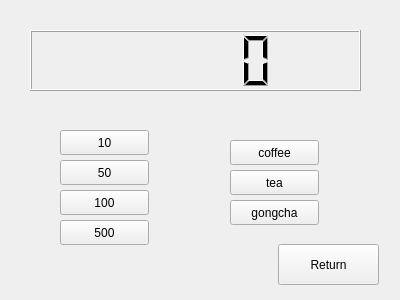
<?xml version="1.0" encoding="UTF-8"?>
<ui version="4.0">
 <class>Widget</class>
 <widget class="QWidget" name="Widget">
  <property name="geometry">
   <rect>
    <x>0</x>
    <y>0</y>
    <width>400</width>
    <height>300</height>
   </rect>
  </property>
  <property name="windowTitle">
   <string>Widget</string>
  </property>
  <widget class="QLCDNumber" name="lcdNumber">
   <property name="geometry">
    <rect>
     <x>30</x>
     <y>30</y>
     <width>331</width>
     <height>61</height>
    </rect>
   </property>
  </widget>
  <widget class="QPushButton" name="pb10">
   <property name="geometry">
    <rect>
     <x>60</x>
     <y>130</y>
     <width>89</width>
     <height>25</height>
    </rect>
   </property>
   <property name="text">
    <string>10</string>
   </property>
  </widget>
  <widget class="QPushButton" name="pb50">
   <property name="geometry">
    <rect>
     <x>60</x>
     <y>160</y>
     <width>89</width>
     <height>25</height>
    </rect>
   </property>
   <property name="text">
    <string>50</string>
   </property>
  </widget>
  <widget class="QPushButton" name="pb100">
   <property name="geometry">
    <rect>
     <x>60</x>
     <y>190</y>
     <width>89</width>
     <height>25</height>
    </rect>
   </property>
   <property name="text">
    <string>100</string>
   </property>
  </widget>
  <widget class="QPushButton" name="pb500">
   <property name="geometry">
    <rect>
     <x>60</x>
     <y>220</y>
     <width>89</width>
     <height>25</height>
    </rect>
   </property>
   <property name="text">
    <string>500</string>
   </property>
  </widget>
  <widget class="QPushButton" name="pbcoffee">
   <property name="geometry">
    <rect>
     <x>230</x>
     <y>140</y>
     <width>89</width>
     <height>25</height>
    </rect>
   </property>
   <property name="text">
    <string>coffee</string>
   </property>
  </widget>
  <widget class="QPushButton" name="pbtea">
   <property name="geometry">
    <rect>
     <x>230</x>
     <y>170</y>
     <width>89</width>
     <height>25</height>
    </rect>
   </property>
   <property name="text">
    <string>tea</string>
   </property>
  </widget>
  <widget class="QPushButton" name="pbgongcha">
   <property name="geometry">
    <rect>
     <x>230</x>
     <y>200</y>
     <width>89</width>
     <height>25</height>
    </rect>
   </property>
   <property name="text">
    <string>gongcha</string>
   </property>
  </widget>
  <widget class="QPushButton" name="pbreturn">
   <property name="geometry">
    <rect>
     <x>278</x>
     <y>244</y>
     <width>101</width>
     <height>41</height>
    </rect>
   </property>
   <property name="text">
    <string>Return</string>
   </property>
  </widget>
 </widget>
 <layoutdefault spacing="6" margin="11"/>
 <resources/>
 <connections/>
</ui>
